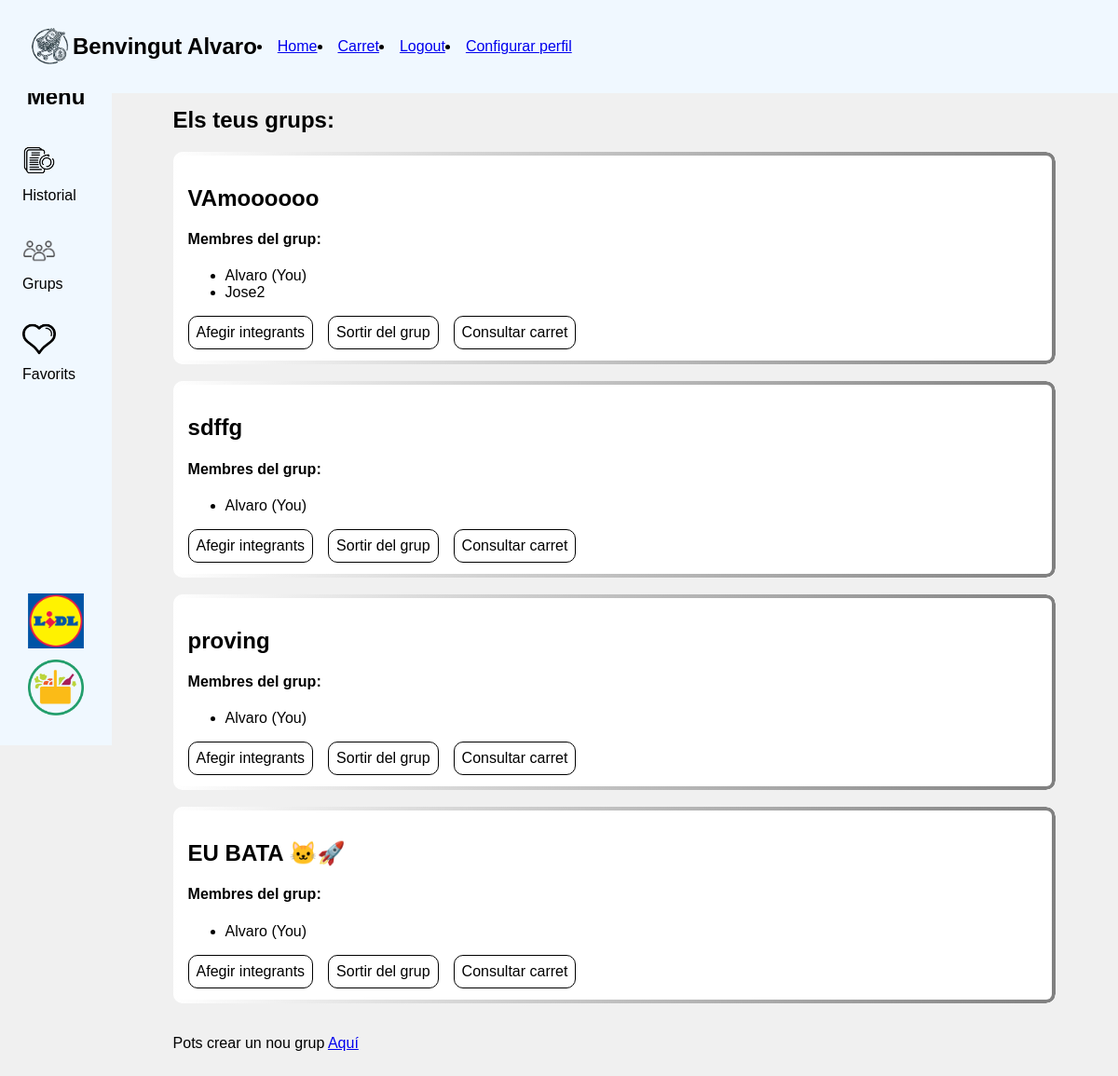
Screenshot of /groups/ (signed in) with the database file from the repository.
### app/models.py (models this page shows, shortened)
class GrupFamiliar(models.Model):
    name = models.CharField(max_length=100, unique=True)

### app/views.py (the view)
# urls.py: path('groups/', views.groups, name="groups")
@login_required
def groups(request):
    user_groups = UsuarioGrupo.objects.filter(user=request.user).select_related('group')
    groups_with_members = []
    for user_group in user_groups:
        group = user_group.group
        members = UsuarioGrupo.objects.filter(group=group).select_related('user')
        groups_with_members.append({
            'group': group,
            'members': [member.user for member in members]
        })
    return render(request, 'grups.html', {'groups_with_members': groups_with_members})

### app/templates/grups.html (shortened to what this page needs)
<!DOCTYPE html>
<html lang="en">
<head>
</head>
<body>
    {% extends 'layouts/navbars.html' %}
    {% block content %}
    <div class="content">
        {% if groups_with_members %}
            <h2>Els teus grups:</h2>
            {% for group_data in groups_with_members %}
                <div class="group-box">
                    <div class="group-header">
                        <h2>{{ group_data.group.name }}</h3>
                    </div>
                    <h4>Membres del grup:</h4>
                    <ul class="member-list">
                        {% for user in group_data.members %}
                        <li class="member-item">
                            {{ user.username }}
                            {% if user == request.user %}
                                <span class="badge-you">(You)</span>
                            {% endif %}
                        </li>
                        {% endfor %}
                    </ul>
                    <div class="div-groupButtons">
                        <a class="groupButtons" href="{% url 'addGroupMember' group_data.group.id %}" class="btn-add">Afegir integrants</a>
                        <a class="groupButtons" href="{% url 'leaveGroup' group_data.group.id %}" class="btn-leave">Sortir del grup</a>
                        <a class="groupButtons" href="{% url 'shoppingCartList' group_data.group.id %}">Consultar carret</a>
                    </div>
                </div>
            <br>
            {% endfor %}
        {% else %}
            <h2>No formes part de cap grup.</h2>
        {% endif %}
        <div class="create-group">
            <p>Pots crear un nou grup <a href="{% url 'createGroup' %}" class="btn-create">Aquí</a></p>
        </div>
    </div>
    {% endblock %}

### app/templates/layouts/navbars.html (shortened to what this page needs)
<!DOCTYPE html>
<html lang="en">
<head>
    {% load static %}
    <link rel="stylesheet" href="{% static 'css/navbars.css' %}">
</head>
<body>
    <div class="topbar">
        <img class="logoweb" src="{% static 'logo.png' %}" alt="Logo de la web" class="logo">
        {% if user.is_authenticated %}
            <h2>Benvingut {{user.username}}</h2>
            <li>
                <a href="{% url 'indexLogat' %}">Home</a>
            </li>
            <div>
                <li>
                    <a href="{% url 'shoppingCartList' %}">Carret</a>
                </li>
            </div>
            <div>
            <li>
                <a href="{% url 'logout' %}">Logout</a>
            </li>
            </div>
            <li>
                <a href="{% url 'configuration' %}">Configurar perfil</a>
            </li>
        {% endif %}
    </div>
    <div class="sidebar">
        <h2>Menú</h2>
        <div>
            <a href="{% url 'history' %}"><img class="logos" src="{% static 'historial.png' %}" alt="historial de compra">Historial</a>
        </div>
        <div>
            <a href="{% url 'groups' %}"><img class="logos" src="{% static 'grupo.png' %}" alt="Grups">Grups</a>
        </div>
        <div>
            <a href="{% url 'favorites' %}"><img class="logos" src="{% static 'corazon.png' %}" alt="Productes Favorits">Favorits</a>
        </div>
        <div class="divLogos">
            <img class="logos" src="{% static 'lidl.png' %}" alt="Logo de lidl">
            <img class="logos" src="{% static 'mercadona.png' %}" alt="Logo de mercadona">
        </div>
    </div>
    {% block content %}
    {% endblock %}
</body>
</html></div>

### app/static/css/navbars.css (style rules this page uses)
body { background-color: #f0f0f0; font-family: Arial, sans-serif; margin-top: 3%; }
.topbar { left: -50px; top: 0.1%; display: flex; align-items: center; background-color: aliceblue; color: black; padding: 1rem 5rem ; position: fixed; top: 0; width: 100%; z-index: 1000; }
.logoweb { width: 4%; height: 5%; }
.sidebar { display: flex; flex-direction: column; justify-content: space-between; align-items: center; height: calc(100vh - 70px); width: 10%; position: fixed; top: 50px; left: 0; background-color: aliceblue; color: black; padding-top: 20px; }
.divLogos { width: 100%; display: flex; flex-direction: column; align-items: center; margin-top: auto; padding-bottom: 20px; }
.logos { width: 50%; height: auto; margin-bottom: 10%; }
.sidebar a { display: block; color: black; padding: 1rem 1.5rem; text-decoration: none; }
.content { margin-left: 10%; padding: 5%; }
.content { background-color: #f0f0f0; }
.div-groupButtons { display: flex; align-items: center; gap: 1rem; }
.groupButtons { text-decoration: none; color: black; background-color: white; border: 1px solid black; border-radius: 10px; padding: 0.5rem 0.5rem 0.5rem 0.5rem; }
.group-box { position: relative; padding: 1rem; border-radius: 10px; background: white; z-index: 1; overflow: hidden; }
.group-box::before { content: ""; position: absolute; inset: 0; padding: 4px; border-radius: 10px; background: linear-gradient(270deg, gray, white, gray, white); background-size: 300% 300%; animation: none; -webkit-mask: linear-gradient(#fff 0 0) content-box, linear-gradient(#fff 0 0); -webkit-mask-composite: xor; mask-composite: exclude; z-index: -1; transition: background-position 0.5s ease, animation 0.5s ease; }
.content { animation: fadeIn 0.5s ease-in-out; }

### rows the page displays
GrupFamiliar: group.name "VAmoooooo"
GrupFamiliar: group.name "sdffg"
GrupFamiliar: group.name "proving"
GrupFamiliar: group.name "EU BATA 🐱‍🚀"

### other values shown
{{ user.username }} "Alvaro"
{{ user.username }} "Jose2"
